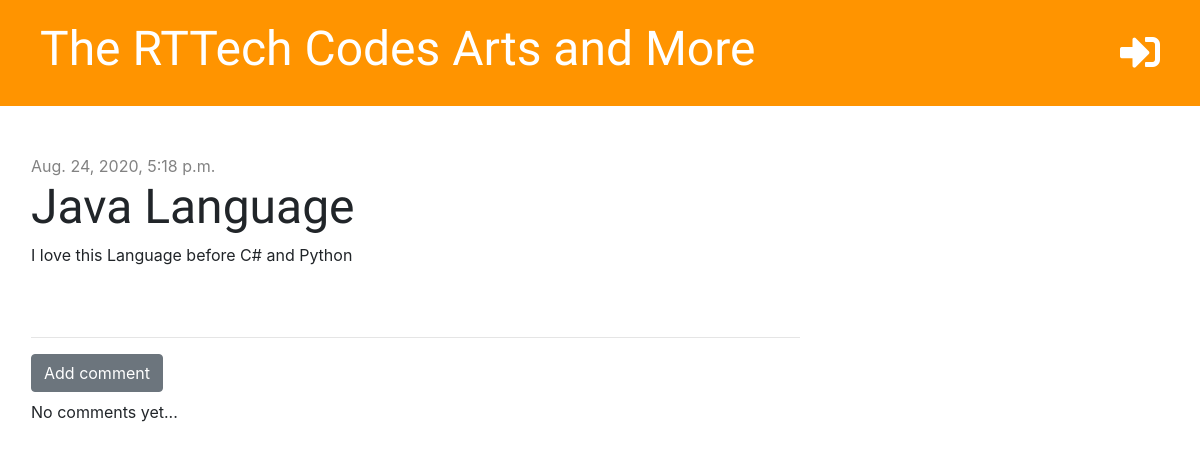
Page /post/2/ on the earlier database version.
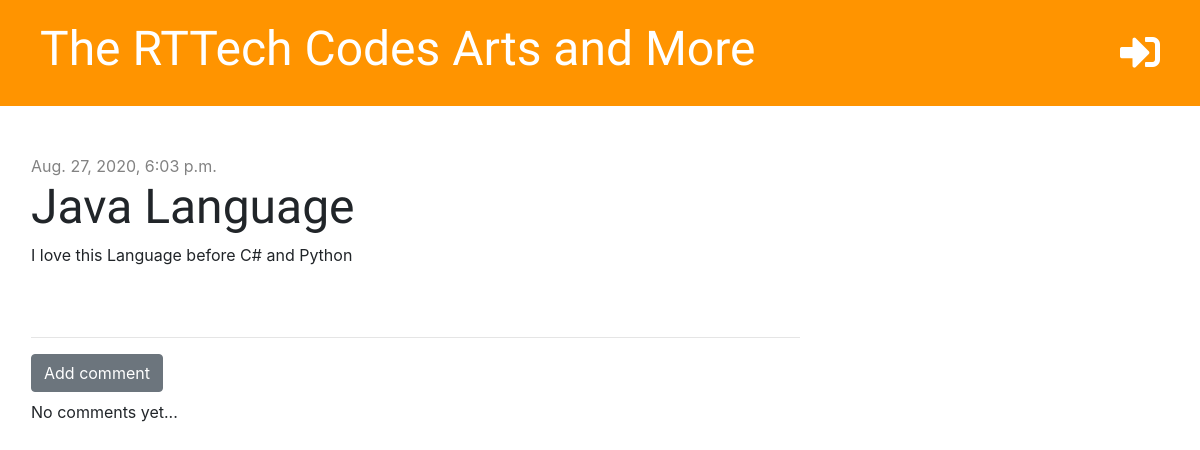
Same page on the later database version.
### blog/models.py (models this page shows, shortened)
class Post(models.Model):
    author = models.ForeignKey("auth.User", on_delete= models.CASCADE)
    title = models.CharField(max_length=200)
    text = models.TextField(null=True)
    created_date = models.DateTimeField(default=timezone.now)
    published_date = models.DateTimeField(blank=True, null=True)

### blog/views.py (the view)
# urls.py: path('post/<int:pk>/', views.post_detail, name='post_detail'),
def post_detail(request, pk):
    post = get_object_or_404(Post, pk=pk)
    stuff_for_frontend = {'post': post}
    return render(request, 'blog/post_detail.html', stuff_for_frontend)

### blog/templates/blog/post_detail.html (shortened to what this page needs)
{% extends 'blog/base.html' %}
{% block content %}
    <div class="post">
        {% if post.published_date %}
            <div class="date">
                {{ post.published_date }}
            </div>
        {% else %}
            <a href="{% url 'post_publish' pk=post.pk %}" class="btn btn-primary mr-1">Publish</a>
        {% endif %}
        <h1>{{ post.title }}</h1>
        <p>{{ post.text|linebreaksbr }}</p>
    </div>
    <hr>
    <a href="{% url 'add_comment_to_post' pk=post.pk %}" class="btn btn-secondary mb-2">Add comment</a>
    {% for comment in post.comments.all %}
        <div class="comment">
            <div class="date">
                {{ comment.created_date }}
            </div>
            <strong>{{ comment.author }}</strong>
            <p>{{ comment.text }}</p>
        </div>
    {% empty %}
        <p>No comments yet...</p>
    {% endfor %}{% endblock %}

Differences in the rows shown:
changed Post "Java Language": published_date "Aug. 24, 2020, 5:18 p.m." → "Aug. 27, 2020, 6:03 p.m."
